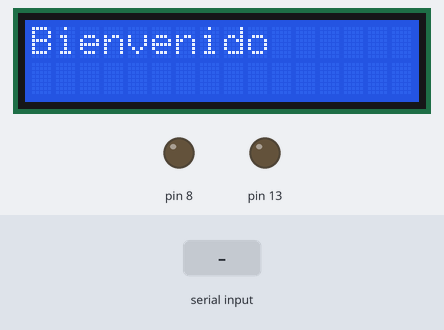
A sketch run on a simulated Arduino Uno, built with avr-gcc and run on an emulated ATmega328P. On the bench: 16×2 character LCD, output pins drawn as LEDs (lit = HIGH). The inputs (shaded band) are chosen by the test bench. What the sketch prints to the serial monitor is not drawn.

Above: at 0.1 s.
At 1.7 s:
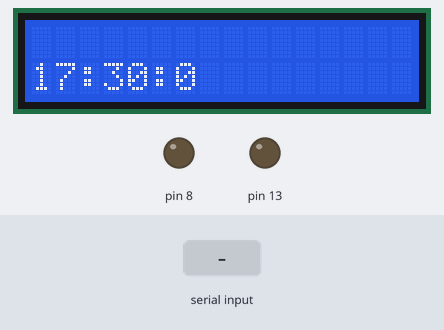
1.8 s: "1,1\n" received over Serial
At 2.7 s:
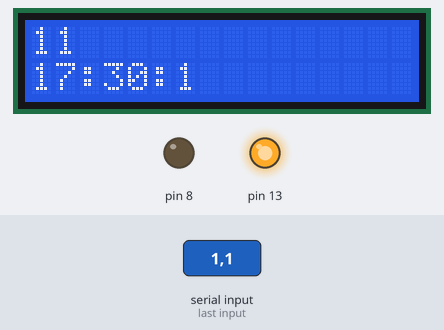
Timing chart, 0 to 4.8 s (numbered marks = the images above; inputs shaded):
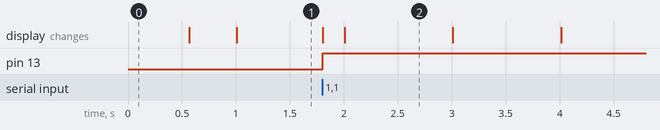

The sketch:

prueba2.ino
```cpp
#include <TimeLib.h>

#include <LiquidCrystal.h>
const int rs = 12, en = 11, d4 = 5, d5 = 4, d6 = 3, d7 = 2;
LiquidCrystal lcd(rs, en, d4, d5, d6, d7);

const unsigned long time_ms = 1000;  // Intervalo de tiempo entre envíos en milisegundos
unsigned long start = 0;
float datoflotante = 10.23;

//hora:
int currentHour = 0;
int currentMinute = 0;
int currentSecond = 0;

//puerta alta
String puerta_alta = "0";

//puerta baja
String puerta_baja = "0";

// Array recibido
String arrayRecibido[4];

//puerta baja tiempo abierta:
unsigned long tiempoInicioPuertaBaja = 0;
const unsigned long tiempoPuertaBajaAbierta = 3000;

void setup() {
  pinMode(13, OUTPUT);
  pinMode(8, OUTPUT);
  lcd.begin(16, 2);
  lcd.print("Bienvenido");
  delay(500);

  lcd.clear();

  Serial.begin(9600); // Inicializar la comunicación serial a 9600 baudios
  setTime(17, 30, 0, 18, 7, 2023);  // Hora: 17:30:00, Fecha: 18/07/2023
}

void loop() {

  //hora de la comida:
  if(hour() == 12 && minute() == 00 && second() == 10){
    puerta_baja = "1";
    digitalWrite(8, HIGH);  //abrir puerta_baja
    if(tiempoInicioPuertaBaja==0){
      tiempoInicioPuertaBaja = millis();
    }

  }

  //hora de la comida:
  if(hour() == 15 && minute() == 00 && second() == 10){
    puerta_baja = "1";
    digitalWrite(8, HIGH);  //abrir puerta_baja
    if(tiempoInicioPuertaBaja==0){
      tiempoInicioPuertaBaja = millis();
    }
  }

  // Cerrar puerta baja despues de 3 segundos desde que se abrio
  if(tiempoInicioPuertaBaja !=0 && millis() - tiempoInicioPuertaBaja >= tiempoPuertaBajaAbierta){
    digitalWrite(8, LOW); //cerrar puerta_baja
    tiempoInicioPuertaBaja=0;
    puerta_baja = "0";
  }

  // Array para enviar
  String datostring = String(datoflotante, 2);
  String arrayEnviado[] = {"lleno", datostring, puerta_alta, puerta_baja};

  if (millis() > start + time_ms) {
    start = millis();
    mihora();
    datoflotante = datoflotante +10.1;

    // Enviar el array
    int longitudArrayEnviado = sizeof(arrayEnviado) / sizeof(arrayEnviado[0]); // Obtener la longitud del array
    for (int i = 0; i < longitudArrayEnviado; i++) {
      Serial.print(arrayEnviado[i]);
      Serial.print(",");
    }
    Serial.println(); // Enviar una nueva línea después del array
  }


  if (Serial.available()>0) {
    lcd.setCursor(0, 0);  // Establecer el cursor en la posición (0, 0)
    lcd.print("                ");  // Imprimir una cadena vacía de 16 caracteres

    // Recibir el array
    String receivedData = Serial.readStringUntil('\n');
    int index = 0;
    int commaIndex;
    while ((commaIndex = receivedData.indexOf(',')) != -1) {
      arrayRecibido[index] = receivedData.substring(0, commaIndex);
      receivedData = receivedData.substring(commaIndex + 1);
      index++;
    }
    arrayRecibido[index] = receivedData;

    String newTime = arrayRecibido[0]; //tiempo que viene de serial-python
    if( newTime.length() == 8 ){
      setTime(newTime.substring(0,2).toInt(), newTime.substring(3,5).toInt(), newTime.substring(6,8).toInt() ,day(), month(), year());
    }

    //PUERTA ALTA
    if(arrayRecibido[1]=="1"){
      digitalWrite(13, HIGH);
      puerta_alta="1";
    }
    if(arrayRecibido[1]=="0"){
      digitalWrite(13, LOW);
      puerta_alta="0";
    }

    //PUERTA BAJA
    if(arrayRecibido[2]=="1"){
      digitalWrite(8, HIGH);
      puerta_baja="1";
    }
    if(arrayRecibido[2]=="0"){
      digitalWrite(8, LOW);
      puerta_baja="0";
    }

    // Imprimir el array recibido en lcd
    lcd.setCursor(0, 0);
    int longitudArrayRecibido = sizeof(arrayRecibido) / sizeof(arrayRecibido[0]); // Obtener la longitud del array

    for (int i = 0; i < longitudArrayRecibido; i++) {
      lcd.print(arrayRecibido[i]);
    }


  }
}

void mihora(){
  //time_t currentTime = now();
  currentHour = hour();
  currentMinute = minute();
  currentSecond = second();

  // Mostrar la hora en el LCD
  lcd.setCursor(0, 1);
  lcd.print("                ");
  lcd.print("Hora:");
  lcd.setCursor(0, 1);
  lcd.print(currentHour);
  lcd.print(":");
  lcd.print(currentMinute);
  lcd.print(":");
  lcd.print(currentSecond);
  lcd.setCursor(0, 0);
}
```

Measured:
- after the input at 1.8 s, pin 13: LOW → HIGH at once
- what the display in image 2 shows lasts 1.0 s, from 2.0 s to 3.0 s
